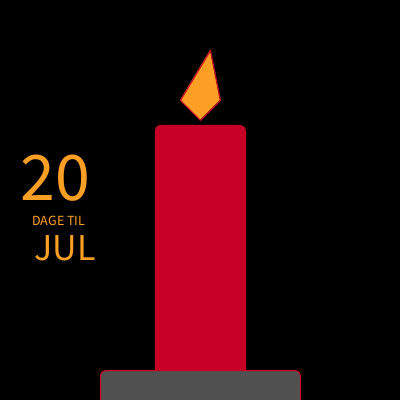
Frame 1 (no input)
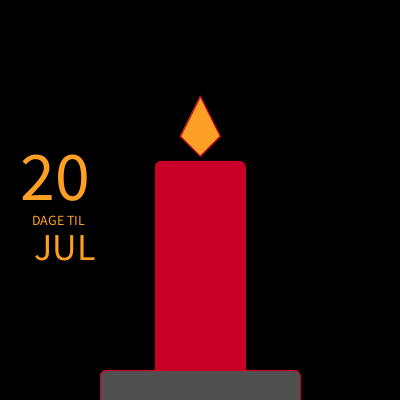
Frame 60 (the mouse pressed at the canvas centre just before this capture)
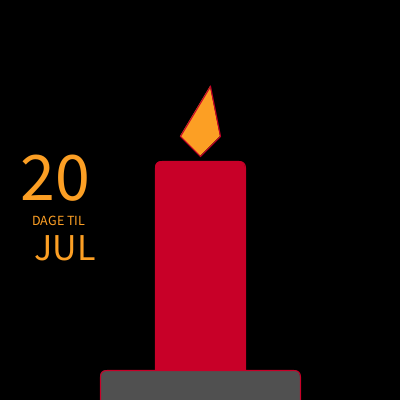
Frame 120 (the mouse held since frame 60 and released just before this capture)

The Processing sketch that drew these frames (run headless with seeded random() and noise(); from frame 60 on, the mouse is pressed at the canvas centre):

// Processing sketch: christmas_candle_light_countdown
// ── christmas_candle_light_countdown.pde
/* 

CHRISTMAS CANDLE LIGHT

Jeg har lavet programmet med følgende funktioner:

- Flammen har 3 positioner, som det tilfældivis skifter mellem.
- Hvis man ikke er i December, så kommer den frem med en nedtælling til December måned.
- Når man er i December, så brænder lyset ned dag efter dag.
- Når man når den 24 December, så få man en "Glædelig Jul" besked og flammen går ud.
- Nedtællingen virker for HELE året.

OBS! - Prøv eventuelt at ÆNDRE DATOEN i de to tidsvariabler, så du kan se funktionerne live. - OBS!

*/


void setup()
{
  size(400, 400);            // Window størrelse
  strokeWeight(1.2);         // Kanters tykkelse
  stroke(200, 0, 40);        // Kanters farve
  frameRate(4);              // Antal billeder i sekundet
  background (0);            // Standerd baggrunds farve
}

int dd = day();              // Opretter en variabel dd, som indeholder dags dato <-- ####### ÆNDRE DENNE VARIABEL FOR TEST
int maned_nu = month();      // Opretter en variabel maned_nu, som indeholder den måned vi er i <-- ######### ÆNDRE DENNE VARIABEL FOR TEST
int dage_tilbage;            // Reserverer plads til en variabel som skal indeholde, hvor mange dage der er til jul.
int hojde;                   // Reserverer plads til en variabel som skal indeholde lyset højde

void draw()
{
  dagCount();                // Kører funktionen dagCount
  float flak = random(0,3);  // Opretter en variabel, med navnet flak, som indeholder et tilfældigt nummer mellem 0 og 3.
  tegnFlamme(flak);          // Kører funktionen tegnFlamme og sender variablen "flak" med
  beregnHojde();             // Kører funktion "beregn højde".
}



void beregnHojde ()
{
  if (dage_tilbage <= 24 && dage_tilbage != 0)       // Hvis der er mindre en 24 dage tilbage og det ikke er den 24. december
  {
    hojde = (225 / 24) * (24-dage_tilbage);          // Ændre højden på lyset + ændre placering af flammen
    textSize(70);
    text(dage_tilbage, 20, 200);                     // DETTE AFSNIT: Skriver hvor mange dage der er tilbage til jul
    textSize(14);
    text("DAGE TIL", 32, 225);
    textSize(38);
    text("JUL", 34, 260);
  }
  if (dage_tilbage > 24)                             // Hvis der er mere end 24 dage til jul
  {
    textSize(70);                                    // HDETTE AFSNIT: Skriver hvor mange dage der er til December starter.
    text(dage_tilbage-24, 155, 305);
    textSize(18);
    text("DAGE TIL", 160, 330);
    textSize(16);
    text("DECEMBER", 158, 350);
  }
  
  if (dage_tilbage <= 0)                             // Hvis der er 0 dage til den er jul = juleaften   
  {
    text("GLÆDELIG", 1, 100);                        // Skriver glædelig jul
    text("JUL :)", 90, 180);
    hojde = 225;                                     // Sætter højden på lyset til at være fast
    stroke(0);
    fill(0);
    rect(150, 270, 100, 75);                         // "Sletter" flammen ved at overskrive den med en rektangel
    stroke(30);
    strokeWeight(5);
    line(200, 325, 200, 350);                        // Laver en væge til lyset
    strokeWeight(1);
    textSize(80);
  }
}

void tegnLys ()                                      // Funktion som tegner lys- og lysestage.
{ 
  background (0);                                    // Resetter baggrund
  fill(200, 0, 40);                                  // Sætter fyldefarven til rød
  rect(155, 125 + hojde, 90, 280, 7, 7, 7, 7);       // Opretter selve lyset, med runde kanter
  fill(80, 80, 80);                                  // Sætter fyldfarven til grå
  rect(100, 370, 200, 280, 7, 7, 7, 7);              // Opretter en lysestage
}


void tegnFlamme (float z)                                                    // Funktion som tegner/animerer falmmen (Flak variabelen hentes)
{
  if (z <= 1)                                                                // Hvis flak variabelen er mindre eller lig med 1:
  {
    tegnLys();                                                               // Kører funktionen som tegner lyset
    fill(252, 159, 36);                                                      // Sætter fyldfarven til orange
    quad(200, 120+hojde, 180, 100+hojde, 200, 60+hojde, 220, 100+hojde);     // Opretter selve flammen + ændre positionen i forhold til datoen
  }
  
  if ( z > 1 && z < 2)                                                       // Hvis flak variablen er større end 1 og mindre end 2
  {
    tegnLys();                                                               // Kører funktionen som tegner lyset
    fill(252, 159, 36);                                                      // Sætter fyldfarven til orange
    quad(200, 120+hojde, 180, 100+hojde, 210, 50+hojde, 220, 100+hojde);     // Opretter en anderledes flamme + ændre positionen i forhold til datoen
  }
  
  if (z > 2)                                                                 // Hvis flak variablen er større end 1 og mindre end 2
  {
    tegnLys();                                                               // Kører funktionen som tegner lyset
    fill(252, 159, 36);                                                      // Sætter fyldfarven til orange
    quad(200, 120+hojde, 180, 100+hojde, 190, 50+hojde, 220, 100+hojde);     // Opretter en anderledes flamme + ændre positionen i forhold til datoen
  }
}


void dagCount ()
{
  int jan = 31;    // Opretter månedsvaribler med det antal dage som der er i måneden
  int feb = 28;
  int mar = 31;
  int apr = 30;
  int maj = 31;
  int jun = 30;
  int jul = 31;
  int aug = 31;
  int sep = 30;
  int okt = 31;
  int nov = 30;
  int dec = 24;
  
  if (maned_nu == 1)                                                                              // Janua
  {
    dage_tilbage = (jan- dd) + feb + mar + apr+ maj + jun + jul + aug + sep + okt + nov + dec;    // Regner ud hvor mange dage der er tilbage til jul
  }
  
  if (maned_nu == 2)                                                                              // Februar
  {
    dage_tilbage = (feb - dd) + mar + apr+ maj + jun + jul + aug + sep + okt + nov + dec;         // Regner ud hvor mange dage der er tilbage til jul
  }
  
  if (maned_nu == 3)                                                                              // Marts
  {
    dage_tilbage = (mar - dd) + apr + maj + jun + jul + aug + sep + okt + nov + dec;              // Regner ud hvor mange dage der er tilbage til jul
  }
  
  if (maned_nu == 4)                                                                              // April
  {
    dage_tilbage = (apr - dd) + maj + jun + jul + aug + sep + okt + nov + dec;                    // Regner ud hvor mange dage der er tilbage til jul
  }
  
  if (maned_nu == 5)                                                                              // Maj
  {
    dage_tilbage = (maj - dd) + jun + jul + aug + sep + okt + nov + dec;                          // Regner ud hvor mange dage der er tilbage til jul
  }
  
  if (maned_nu == 6)                                                                              // Juni
  {
    dage_tilbage = (jun - dd) + jul + aug + sep + okt + nov + dec;                                // Regner ud hvor mange dage der er tilbage til jul
  }
  
  if (maned_nu == 7)                                                                              // Juli
  {
    dage_tilbage = (jul - dd) + aug + sep + okt + nov + dec;                                      // Regner ud hvor mange dage der er tilbage til jul
  }
  
  if (maned_nu == 8)                                                                              // August
  {
    dage_tilbage =  (aug - dd) + sep + okt + nov + dec;                                           // Regner ud hvor mange dage der er tilbage til jul
  }
  
  if (maned_nu == 9)                                                                              // September
  {
    dage_tilbage =  (sep - dd) + okt + nov + dec;                                                 // Regner ud hvor mange dage der er tilbage til jul
  }
  
  if (maned_nu == 10)                                                                             // Oktober
  {
    dage_tilbage =  (okt - dd) + nov + dec;                                                       // Regner ud hvor mange dage der er tilbage til jul
  }
  
  if (maned_nu == 11)                                                                             // November
  {
    dage_tilbage =  (nov - dd) + dec;                                                             // Regner ud hvor mange dage der er tilbage til jul
  }
  
  if (maned_nu == 12)                                                                             // December
  {
    dage_tilbage = dec - dd;                                                                      // Regner ud hvor mange dage der er tilbage til jul
  }
}
  
